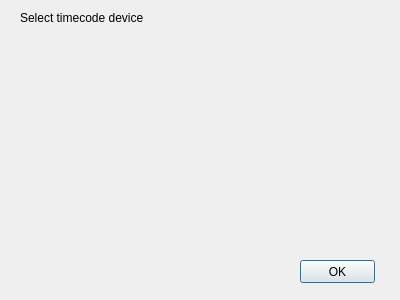
<?xml version="1.0" encoding="UTF-8"?>
<ui version="4.0">
 <class>Dialog</class>
 <widget class="QDialog" name="devicesettings">
  <property name="geometry">
   <rect>
    <x>0</x>
    <y>0</y>
    <width>400</width>
    <height>300</height>
   </rect>
  </property>
  <property name="windowTitle">
   <string>Device settings</string>
  </property>
  <widget class="QLabel" name="label">
   <property name="geometry">
    <rect>
     <x>20</x>
     <y>10</y>
     <width>161</width>
     <height>16</height>
    </rect>
   </property>
   <property name="text">
    <string>Select timecode device</string>
   </property>
  </widget>
  <widget class="QPushButton" name="dialogCloseButton">
   <property name="geometry">
    <rect>
     <x>300</x>
     <y>260</y>
     <width>75</width>
     <height>23</height>
    </rect>
   </property>
   <property name="text">
    <string>OK</string>
   </property>
  </widget>
 </widget>
 <resources/>
 <connections/>
</ui>
